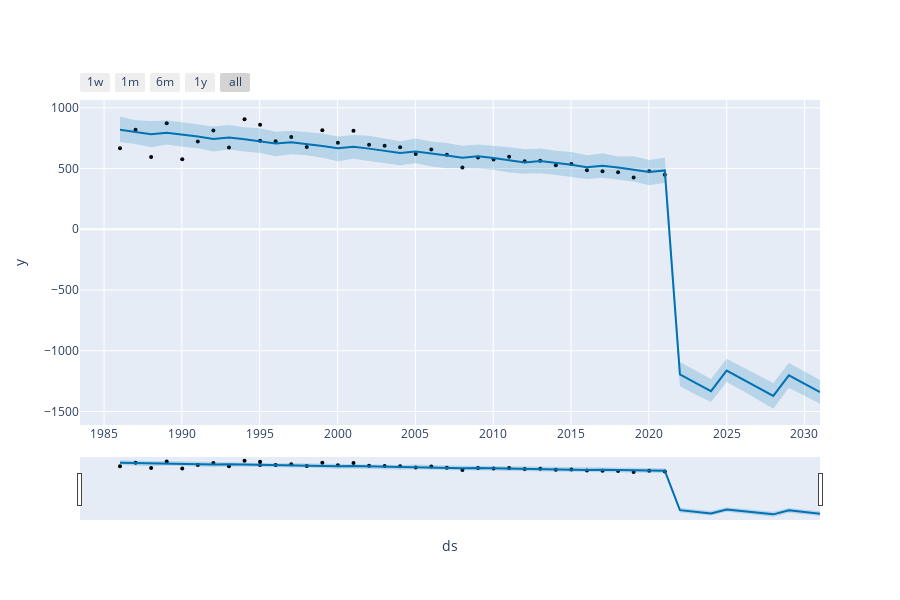

The cell this chart's notebook holds for it:
### Code cell
plot_plotly(model,forecast)
